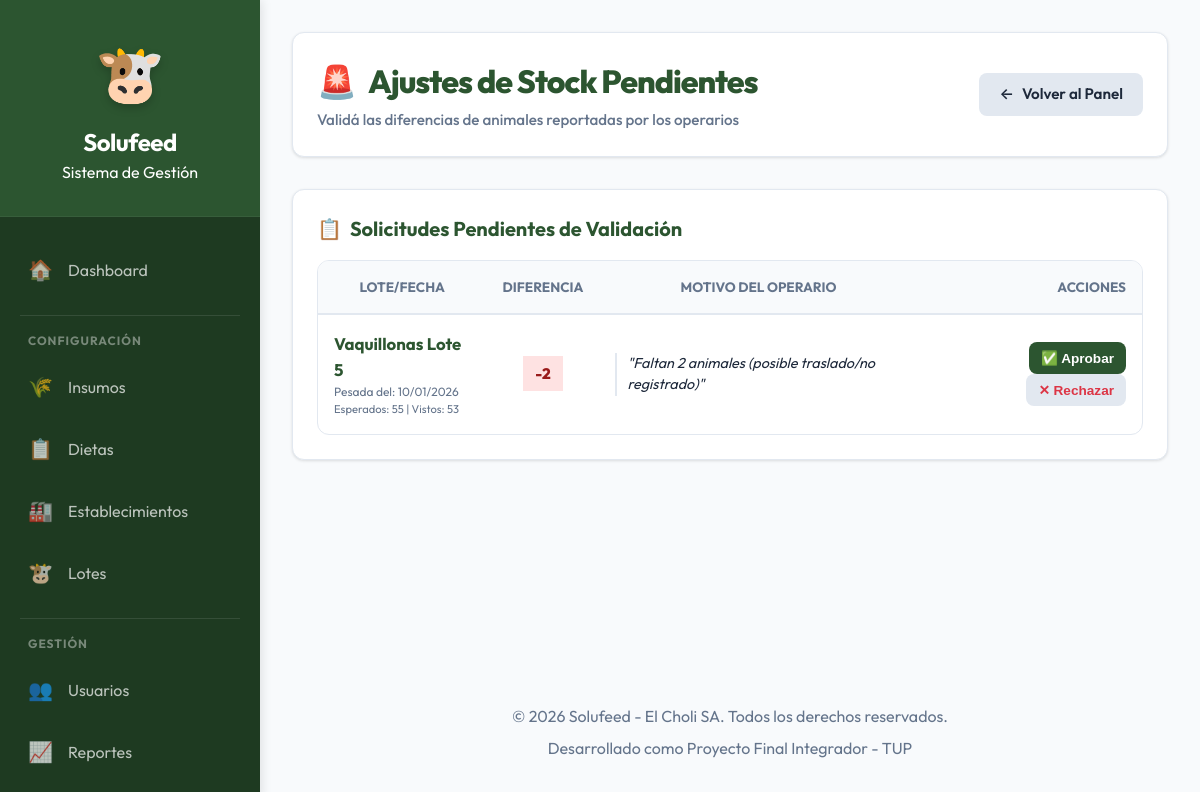
The page /solufeed/admin/campo/ajustes_pendientes.php (signed in) on the database its author committed.
### tables this page shows
CREATE TABLE `ajuste_animales_pendiente` (
  `id_ajuste` int(11) NOT NULL,
  `id_pesada` int(11) NOT NULL,
  `id_tropa` int(11) NOT NULL,
  `diferencia_animales` int(11) NOT NULL,
  `motivo_operario` text DEFAULT NULL,
  `estado` enum('PENDIENTE','APROBADO','RECHAZADO') NOT NULL DEFAULT 'PENDIENTE',
  `fecha_creacion` datetime NOT NULL,
  `id_usuario_admin_validador` int(11) DEFAULT NULL,
  `fecha_validacion` datetime DEFAULT NULL
);

CREATE TABLE `tropa` (
  `id_tropa` int(11) NOT NULL,
  `nombre` varchar(100) NOT NULL,
  `id_campo` int(11) NOT NULL,
  `categoria` varchar(50) DEFAULT NULL,
  `fecha_inicio` date NOT NULL,
  `cantidad_inicial` int(11) NOT NULL,
  `activo` tinyint(1) NOT NULL DEFAULT 1,
  `fecha_creacion` datetime NOT NULL,
  `fecha_actualizacion` datetime DEFAULT NULL
);

CREATE TABLE `pesada` (
  `id_pesada` int(11) NOT NULL,
  `id_tropa` int(11) NOT NULL,
  `id_usuario` int(11) NOT NULL,
  `fecha` date NOT NULL,
  `peso_promedio` decimal(8,2) NOT NULL,
  `animales_esperados` int(11) NOT NULL,
  `animales_vistos` int(11) NOT NULL,
  `hay_diferencia` tinyint(1) NOT NULL DEFAULT 0,
  `origen_registro` enum('OFFLINE','ONLINE') NOT NULL DEFAULT 'OFFLINE',
  `fecha_sincronizacion` datetime DEFAULT NULL,
  `fecha_creacion` datetime NOT NULL
);

### solufeed/admin/campo/ajustes_pendientes.php (the view, shortened to what this page needs)
<?php
$db = getConnection();
$stmt_pendientes = $db->query("
    SELECT
        a.*,
        t.nombre as lote_nombre,
        p.fecha as fecha_pesada,
        p.animales_esperados,
        p.animales_vistos
    FROM ajuste_animales_pendiente a
    INNER JOIN tropa t ON a.id_tropa = t.id_tropa
    INNER JOIN pesada p ON a.id_pesada = p.id_pesada
    WHERE a.estado = 'PENDIENTE'
    ORDER BY a.fecha_creacion DESC
");
$ajustes = $stmt_pendientes->fetchAll();
include '../../includes/header.php';
?>
<div style="display: flex; justify-content: space-between; align-items: center; margin-bottom: 2rem; background: var(--surface); padding: 1.5rem; border-radius: var(--radius); box-shadow: var(--shadow-sm); border: 1px solid var(--border);">
    <div>
        <h1 style="font-weight: 800; color: var(--primary); margin: 0; letter-spacing: -1px; display: flex; align-items: center; gap: 0.75rem;">
            <span>🚨</span> Ajustes de Stock Pendientes
        </h1>
        <p style="margin: 0.25rem 0 0 0; color: var(--text-muted); font-size: 0.95rem; font-weight: 500;">Validá las diferencias de animales reportadas por los operarios</p>
    </div>
    <a href="../dashboard.php" class="btn btn-secondary"><span>←</span> Volver al Panel</a>
</div>
<div class="card">
    <h3 class="card-title"><span>📋</span> Solicitudes Pendientes de Validación</h3>
    <?php if (count($ajustes) > 0): ?>
        <div class="table-container">
            <table class="responsive-table">
                <thead>
                    <tr>
                        <th>Lote/Fecha</th>
                        <th style="text-align: center;">Diferencia</th>
                        <th>Motivo del Operario</th>
                        <th style="text-align: right;">Acciones</th>
                    </tr>
                </thead>
                <tbody>
                    <?php foreach ($ajustes as $ajuste): ?>
                        <tr>
                            <td>
                                <strong style="color: var(--primary); font-size: 1.05rem;"><?php echo htmlspecialchars($ajuste['lote_nombre']); ?></strong>
                                <div style="font-size: 0.75rem; color: var(--text-muted);">Pesada del: <?php echo date('d/m/Y', strtotime($ajuste['fecha_pesada'])); ?></div>
                                <div style="font-size: 0.7rem; color: var(--text-muted);">Esperados: <?php echo $ajuste['animales_esperados']; ?> | Vistos: <?php echo $ajuste['animales_vistos']; ?></div>
                            </td>
                            <td style="text-align: center;">
                                <?php if ($ajuste['diferencia_animales'] > 0): ?>
                                    <span class="badge" style="background: #dcfce7; color: #166534; padding: 0.5rem 0.75rem; font-weight: 800; font-size: 0.95rem;">
                                        +<?php echo $ajuste['diferencia_animales']; ?>
                                    </span>
                                <?php else: ?>
                                    <span class="badge" style="background: #fee2e2; color: #991b1b; padding: 0.5rem 0.75rem; font-weight: 800; font-size: 0.95rem;">
                                        <?php echo $ajuste['diferencia_animales']; ?>
                                    </span>
                                <?php endif; ?>
                            </td>
                            <td>
                                <div style="font-size: 0.9rem; font-style: italic; color: var(--text-main); border-left: 2px solid var(--border); padding-left: 10px; max-width: 300px;">
                                    "<?php echo !empty($ajuste['motivo_operario']) ? htmlspecialchars($ajuste['motivo_operario']) : 'Sin motivo especificado'; ?>"
                                </div>
                            </td>
                            <td style="text-align: right;">
                                <div style="display: flex; gap: 0.5rem; justify-content: flex-end;">
                                    <form method="POST" style="margin:0;">
                                        <button type="submit" name="accion" value="APROBAR" class="btn btn-primary" style="padding: 0.5rem 0.75rem; font-size: 0.85rem;">
                                            ✅ Aprobar
                                        </button>
                                        <button type="submit" name="accion" value="RECHAZAR" class="btn btn-secondary" style="padding: 0.5rem 0.75rem; font-size: 0.85rem; border-color: var(--danger); color: var(--danger);">
                                            ✕ Rechazar
                                        </button>
                                    </form>
                                </div>
                            </td>
                        </tr>
                    <?php endforeach; ?>
                </tbody>
            </table>
        </div>
    <?php endif; ?>
</div>
<?php include '../../includes/footer.php'; ?>

### solufeed/assets/css/main.css (style rules this page uses)
:root { --primary: #2c5530; --primary-light: #3d7043; --primary-dark: #1e3a21; --secondary: #1e6091; --accent: #f4a261; --success: #28a745; --danger: #dc3545; --warning: #ffc107; --info: #17a2b8; --bg-main: #f8fafc; --surface: #ffffff; --border: #e2e8f0; --text-main: #1e293b; --text-muted: #64748b; --text-on-primary: #ffffff; --shadow-sm: 0 1px 3px rgba(0, 0, 0, 0.12); --shadow-md: 0 4px 6px -1px rgba(0, 0, 0, 0.1), 0 2px 4px -1px rgba(0, 0, 0, 0.06); --shadow-lg: 0 10px 15px -3px rgba(0, 0, 0, 0.1), 0 4px 6px -2px rgba(0, 0, 0, 0.05); --radius: 12px; --text: var(--text-main); --shadow: var(--shadow-md); --bg-glass: rgba(255, 255, 255, 0.85); --accent-color: var(--accent); }
* { margin: 0; padding: 0; box-sizing: border-box; }
body { font-family: 'Outfit', 'Inter', -apple-system, sans-serif; background-color: var(--bg-main); color: var(--text-main); line-height: 1.5; -webkit-font-smoothing: antialiased; }
.card { background: var(--surface); border-radius: var(--radius); padding: 1.5rem; box-shadow: var(--shadow-sm); border: 1px solid var(--border); margin-bottom: 1.5rem; transition: transform 0.2s ease, box-shadow 0.2s ease; }
.card-title { font-size: 1.25rem; font-weight: 700; color: var(--primary); margin-bottom: 1rem; display: flex; align-items: center; gap: 0.5rem; }
.btn { display: inline-flex; align-items: center; justify-content: center; padding: 0.625rem 1.25rem; font-size: 0.95rem; font-weight: 600; border-radius: 8px; cursor: pointer; transition: all 0.2s ease; text-decoration: none; border: none; gap: 0.5rem; }
.btn-primary { background: var(--primary); color: white; }
.btn-secondary { background: var(--border); color: var(--text-main); }
.table-container { overflow-x: auto; background: var(--surface); border-radius: var(--radius); border: 1px solid var(--border); }
table { width: 100%; border-collapse: collapse; }
th { background: var(--bg-main); padding: 1rem; text-align: center; font-size: 0.85rem; text-transform: uppercase; color: var(--text-muted); font-weight: 700; border-bottom: 2px solid var(--border); }
td { padding: 1rem; border-bottom: 1px solid var(--border); font-size: 0.95rem; }
tr:last-child td { border-bottom: none; }

### rows shown on the page
ajuste_animales_pendiente: id_tropa.nombre "Vaquillonas Lote 5", id_pesada.fecha "10/01/2026", id_pesada.animales_esperados "55", id_pesada.animales_vistos "53", diferencia_animales "-2", motivo_operario "Faltan 2 animales (posible traslado/no registrado)"
